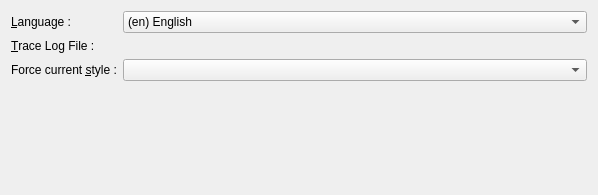
<?xml version="1.0" encoding="UTF-8"?>
<ui version="4.0">
 <class>CustomGeneral</class>
 <widget class="QWidget" name="CustomGeneral">
  <property name="geometry">
   <rect>
    <x>0</x>
    <y>0</y>
    <width>598</width>
    <height>195</height>
   </rect>
  </property>
  <property name="windowTitle">
   <string>General</string>
  </property>
  <layout class="QGridLayout" name="gridLayout">
   <item row="0" column="0">
    <widget class="QLabel" name="label">
     <property name="text">
      <string>&amp;Language :</string>
     </property>
     <property name="buddy">
      <cstring>m_langComboBox</cstring>
     </property>
    </widget>
   </item>
   <item row="0" column="1">
    <widget class="QComboBox" name="m_langComboBox">
     <property name="whatsThis">
      <string>&lt;p&gt;Langue in which &lt;b&gt;XINX&lt;/b&gt; must be used.&lt;/p&gt;
&lt;p&gt;&lt;i&gt;Modification take effect at restart.&lt;/i&gt;&lt;/p&gt;</string>
     </property>
     <item>
      <property name="text">
       <string>(en) English</string>
      </property>
      <property name="icon">
       <iconset>
        <normaloff>:/images/usa.png</normaloff>:/images/usa.png</iconset>
      </property>
     </item>
     <item>
      <property name="text">
       <string>(fr_FR) French</string>
      </property>
      <property name="icon">
       <iconset>
        <normaloff>:/images/france.png</normaloff>:/images/france.png</iconset>
      </property>
     </item>
    </widget>
   </item>
   <item row="1" column="0">
    <widget class="QLabel" name="label_19">
     <property name="text">
      <string>&amp;Trace Log File :</string>
     </property>
     <property name="buddy">
      <cstring>m_traceLogWidget</cstring>
     </property>
    </widget>
   </item>
   <item row="1" column="1">
    <widget class="DirectoryEditWidget" name="m_traceLogWidget" native="true">
     <property name="focusPolicy">
      <enum>Qt::TabFocus</enum>
     </property>
     <property name="directory" stdset="0">
      <bool>false</bool>
     </property>
    </widget>
   </item>
   <item row="2" column="0">
    <widget class="QLabel" name="label_22">
     <property name="sizePolicy">
      <sizepolicy hsizetype="Maximum" vsizetype="Preferred">
       <horstretch>0</horstretch>
       <verstretch>0</verstretch>
      </sizepolicy>
     </property>
     <property name="text">
      <string>Force current &amp;style :</string>
     </property>
     <property name="buddy">
      <cstring>m_styleComboBox</cstring>
     </property>
    </widget>
   </item>
   <item row="2" column="1">
    <widget class="QComboBox" name="m_styleComboBox"/>
   </item>
   <item row="3" column="1">
    <spacer name="verticalSpacer">
     <property name="orientation">
      <enum>Qt::Vertical</enum>
     </property>
     <property name="sizeHint" stdset="0">
      <size>
       <width>20</width>
       <height>40</height>
      </size>
     </property>
    </spacer>
   </item>
  </layout>
 </widget>
 <customwidgets>
  <customwidget>
   <class>DirectoryEditWidget</class>
   <extends>QWidget</extends>
   <header>directoryedit.h</header>
   <container>1</container>
  </customwidget>
 </customwidgets>
 <resources>
  <include location="../../../components/xinxpluginselector.qrc"/>
  <include location="../../application.qrc"/>
 </resources>
 <connections/>
</ui>
